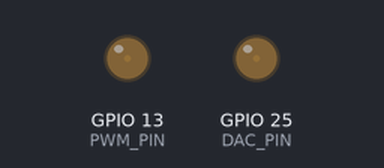
This program was run on a simulated ESP32. Shown: output pins drawn as LEDs (lit = HIGH).

Above: at 0.05 s.
At 1.15 s:
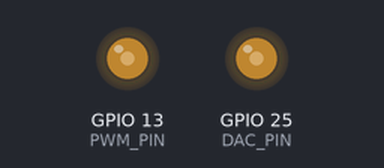
At 2.3 s:
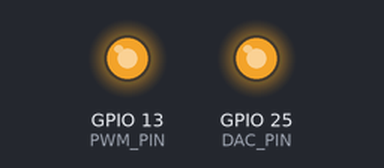
At 4.6 s:
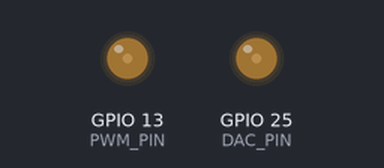
Timing chart, 0 to 6.7 s (numbered marks = the images above):
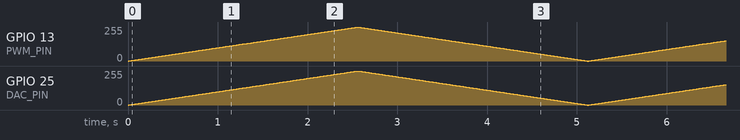

The program:

main.cpp
```cpp
#include <Arduino.h>

#define DAC_PIN 25
#define PWM_PIN 13

const int pwmChannel = 0;
const int freq = 5000;
const int resolution = 8;

void setup()
{
    Serial.begin(115200);

    ledcSetup(pwmChannel, freq, resolution);
    ledcAttachPin(PWM_PIN, pwmChannel);
}

void loop()
{
    for (int value = 0; value <= 255; value++)
    {
        dacWrite(DAC_PIN, value);
        ledcWrite(pwmChannel, value);
        delay(10);
    }

    for (int value = 255; value >= 0; value--)
    {
        dacWrite(DAC_PIN, value);
        ledcWrite(pwmChannel, value);
        delay(10);
    }
}
```
